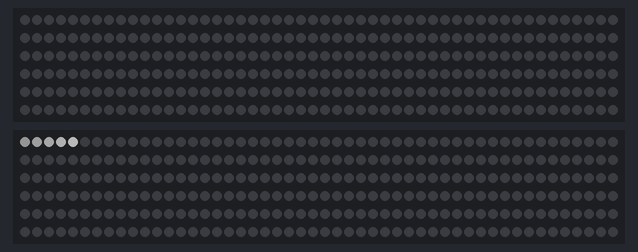
Bench run of a sketch on a simulated Particle Photon. On the bench: 2 × 300 RGB LEDs in strip order, left to right, continuing on the next row. Dim RGB values are drawn brighter than linear; random numbers use the default seed unless the sketch sets one.

Above: at 0.61 s.
At 7.32 s:
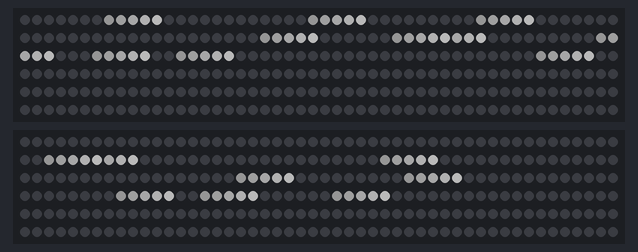
At 10.07 s:
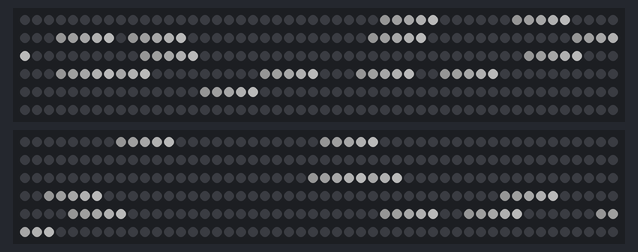
At 12.51 s:
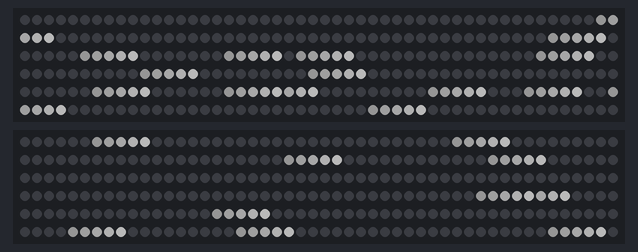
At 14.95 s:
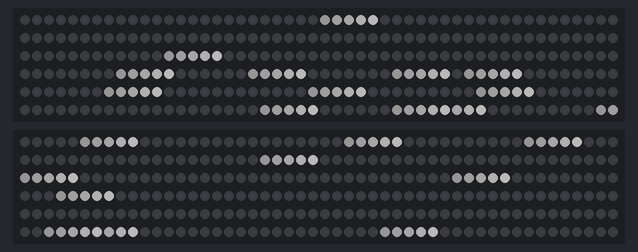
At 19.84 s:
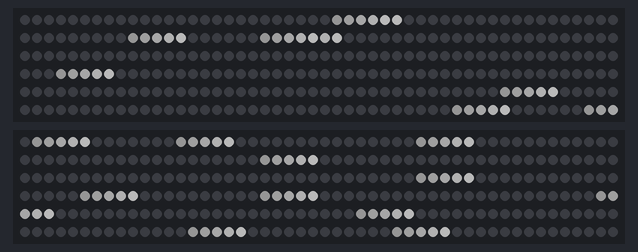

The sketch:

prod-rain_forest.ino
```cpp
/*
    Technology Incubator IoT
    Winthrop University - Spring 2018

    LED Strip Rain Project (1/1)
    This program awaits for an external variable to tell it when to put on a "rain show" using Adafruit LED light strips.
*/

// This #include statement was automatically added by the Particle IDE.
#include <FastLED.h>
FASTLED_USING_NAMESPACE

//constants about our hardware
const int NUM_LEDS = 300;
const int DATA1 = D4;
const int DATA2 = D0;
const int MOTIONPIN = D5;

int mode = 1;
unsigned long changed = 0;
int motionState = 0;

//led array
CRGB leds1[NUM_LEDS];
CRGB leds2[NUM_LEDS];
//if door is opened
void doorHandler(const char *event, const char *data){
    //make sure its the door we want
    if(strcmp(data, "front door open")==0){
        mode = 1;
        //keep track of when it was opened
        changed = millis();
    }
}

void setup(){
    //create led object(s)
    FastLED.addLeds<NEOPIXEL, DATA1>(leds1,NUM_LEDS);
    FastLED.addLeds<NEOPIXEL, DATA2>(leds2,NUM_LEDS);

    //we want to run this when door sensor is open
    Particle.subscribe("door", doorHandler);

    pinMode(MOTIONPIN, INPUT);

}

void loop(){        //20 milisecond delay
        delay(20);
 //   motionState = digitalRead(MOTIONPIN);
  //  if(motionState){
   //     mode = 1;
   //     changed = millis();
  //  }
    //do nothing unless mode is 1
    if(mode == 1){

        //move everything down 1
        for(int current = NUM_LEDS - 1; current > 0; current--){
            leds1[current] = leds1[current-1];
            leds2[current] = leds2[current-1];
        }

        //make a raindrop randomly
        if(((rand() % 30) == 1)){
            leds1[0].setRGB(255,255,255);
            leds1[0].fadeLightBy(235);
            leds1[1].setRGB(255,255,255);
            leds1[1].fadeLightBy(225);
            leds1[2].setRGB(255,255,255);
            leds1[2].fadeLightBy(215);
            leds1[3].setRGB(255,255,255);
            leds1[3].fadeLightBy(200);
            leds1[4].setRGB(255,255,255);
            leds1[4].fadeLightBy(185);

        }
        else{
            leds1[0].setRGB(0,0,0);
        }
        if(((rand() % 30) == 1)){
            leds2[0].setRGB(255,255,255);
            leds2[0].fadeLightBy(235);
            leds2[1].setRGB(255,255,255);
            leds2[1].fadeLightBy(225);
            leds2[2].setRGB(255,255,255);
            leds2[2].fadeLightBy(215);
            leds2[3].setRGB(255,255,255);
            leds2[3].fadeLightBy(200);
            leds2[4].setRGB(255,255,255);
            leds2[4].fadeLightBy(185);
        }
        else{
            leds2[0].setRGB(0,0,0);
        }

        //following is a timer. Go on for 20 seconds and change mode to off
        if(millis() - changed > 20000)
        {
            mode=0;

            //make all leds to blakc
            for(int current = 0; current < NUM_LEDS; current++){
                leds1[current].setRGB(0,0,0);
                leds2[current].setRGB(0,0,0);
            }
        }

        //output result
        FastLED.show();
    }
}
```
